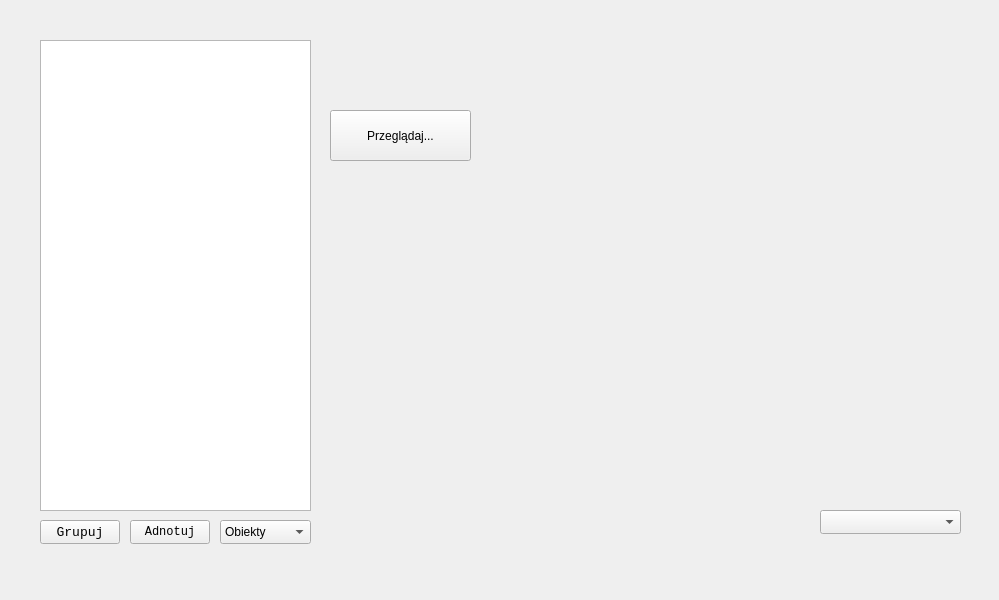
<?xml version="1.0" encoding="UTF-8"?>
<ui version="4.0">
 <class>Widget</class>
 <widget class="QWidget" name="Widget">
  <property name="geometry">
   <rect>
    <x>0</x>
    <y>0</y>
    <width>999</width>
    <height>600</height>
   </rect>
  </property>
  <property name="windowTitle">
   <string>Widget</string>
  </property>
  <widget class="QListView" name="listView">
   <property name="geometry">
    <rect>
     <x>40</x>
     <y>40</y>
     <width>271</width>
     <height>471</height>
    </rect>
   </property>
  </widget>
  <widget class="QLabel" name="graphicsView">
   <property name="geometry">
    <rect>
     <x>490</x>
     <y>40</y>
     <width>471</width>
     <height>471</height>
    </rect>
   </property>
  </widget>
  <widget class="QPushButton" name="adnoteButton">
   <property name="geometry">
    <rect>
     <x>130</x>
     <y>520</y>
     <width>80</width>
     <height>24</height>
    </rect>
   </property>
   <property name="font">
    <font>
     <family>Consolas</family>
    </font>
   </property>
   <property name="text">
    <string>Adnotuj</string>
   </property>
  </widget>
  <widget class="QPushButton" name="groupButton">
   <property name="geometry">
    <rect>
     <x>40</x>
     <y>520</y>
     <width>80</width>
     <height>24</height>
    </rect>
   </property>
   <property name="font">
    <font>
     <family>Consolas</family>
     <pointsize>10</pointsize>
    </font>
   </property>
   <property name="text">
    <string>Grupuj</string>
   </property>
   <property name="autoExclusive">
    <bool>false</bool>
   </property>
  </widget>
  <widget class="QComboBox" name="comboBox">
   <property name="geometry">
    <rect>
     <x>220</x>
     <y>520</y>
     <width>91</width>
     <height>24</height>
    </rect>
   </property>
   <property name="editable">
    <bool>false</bool>
   </property>
   <property name="currentText">
    <string>Obiekty</string>
   </property>
   <item>
    <property name="text">
     <string>Obiekty</string>
    </property>
   </item>
   <item>
    <property name="text">
     <string>Kolory</string>
    </property>
   </item>
  </widget>
  <widget class="QComboBox" name="comboBox_2">
   <property name="geometry">
    <rect>
     <x>820</x>
     <y>510</y>
     <width>141</width>
     <height>24</height>
    </rect>
   </property>
  </widget>
  <widget class="QPushButton" name="browseButton">
   <property name="geometry">
    <rect>
     <x>330</x>
     <y>110</y>
     <width>141</width>
     <height>51</height>
    </rect>
   </property>
   <property name="text">
    <string>Przeglądaj...</string>
   </property>
  </widget>
 </widget>
 <resources/>
 <connections/>
</ui>
